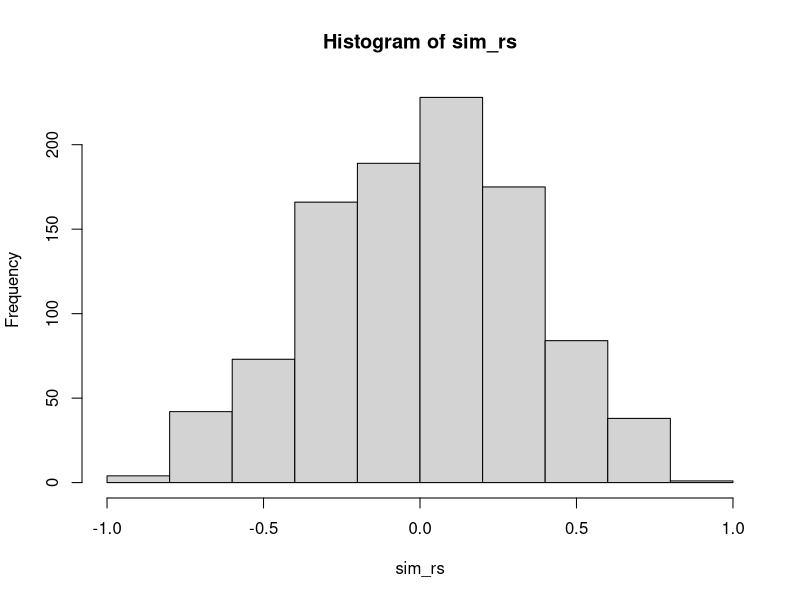

Write R code to recreate this figure.
## ---- chunk 1
knitr::opts_chunk$set(echo = TRUE)
## ---- chunk 2

X <- c(1,4,3,2,5,4,3,6,7,8)
Y <- c(1,3,6,7,8,2,8,7,6,9)

(corr<-cor.test(X,Y))
## ---- chunk 3

sim_rs <- replicate(1000,cor(sample(X),sample(Y)))
hist(sim_rs)

length(sim_rs[sim_rs>=corr$estimate])/1000


## ---- chunk 4

(sum(sort(X)*sort(Y, decreasing=TRUE)))

## ---- chunk 5

(sum(sort(X)*sort(Y)))

